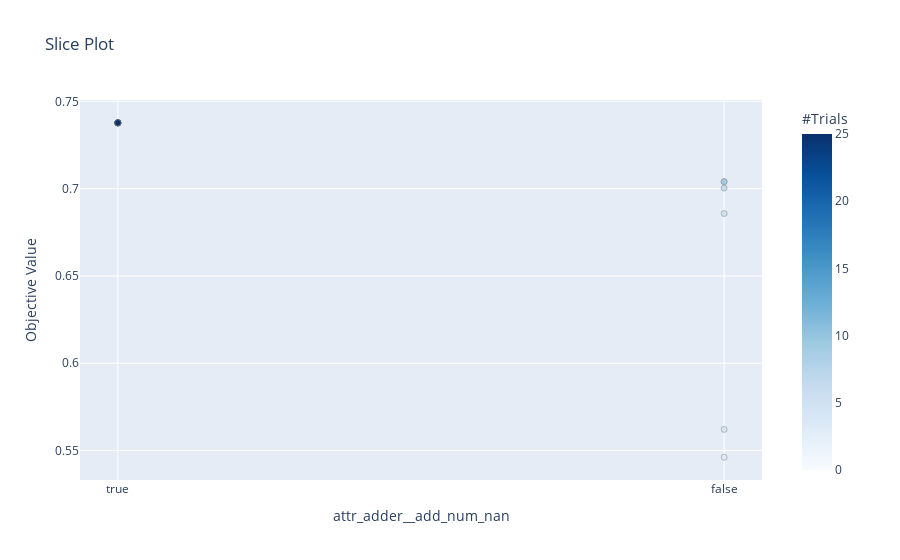

Notebook code cell kept with this figure:
### Markdown cell above
Or you can look at hyperparameters individually.

### Code cell
optuna.visualization.plot_slice(study, ['attr_adder__add_num_nan'])

### Figure 1 — Plotly figure (JSON) as saved in the notebook; plotly's stock layout.template omitted (floating-point values rounded to 4 significant figures)
{"data": [{"marker": {"color": [0, 1, 2, 3, 4, 5, 6, 7, 8, 9, 10, 11, 12, 13, 14, 15, 16, 17, 18, 19, 20, 21, 22, 23, 24, 25], "colorbar": {"title": {"text": "#Trials"}, "x": 1, "xpad": 40}, "colorscale": [[0, "rgb(247,251,255)"], [0.125, "rgb(222,235,247)"], [0.25, "rgb(198,219,239)"], [0.375, "rgb(158,202,225)"], [0.5, "rgb(107,174,214)"], [0.625, "rgb(66,146,198)"], [0.75, "rgb(33,113,181)"], [0.875, "rgb(8,81,156)"], [1, "rgb(8,48,107)"]], "line": {"color": "Grey", "width": 0.5}}, "mode": "markers", "showlegend": false, "type": "scatter", "x": [true, true, false, false, false, false, false, true, true, false, true, true, true, true, true, true, true, true, true, true, true, true, true, true, true, true], "y": [0.7377, 0.7376, 0.704, 0.5462, 0.5621, 0.6858, 0.7003, 0.7376, 0.7376, 0.704, 0.7377, 0.7377, 0.7377, 0.7377, 0.7377, 0.7377, 0.7377, 0.7377, 0.7377, 0.7377, 0.7377, 0.7377, 0.7377, 0.7377, 0.7377, 0.7377]}], "layout": {"title": {"text": "Slice Plot"}, "xaxis": {"title": {"text": "attr_adder__add_num_nan"}}, "yaxis": {"title": {"text": "Objective Value"}}}}
